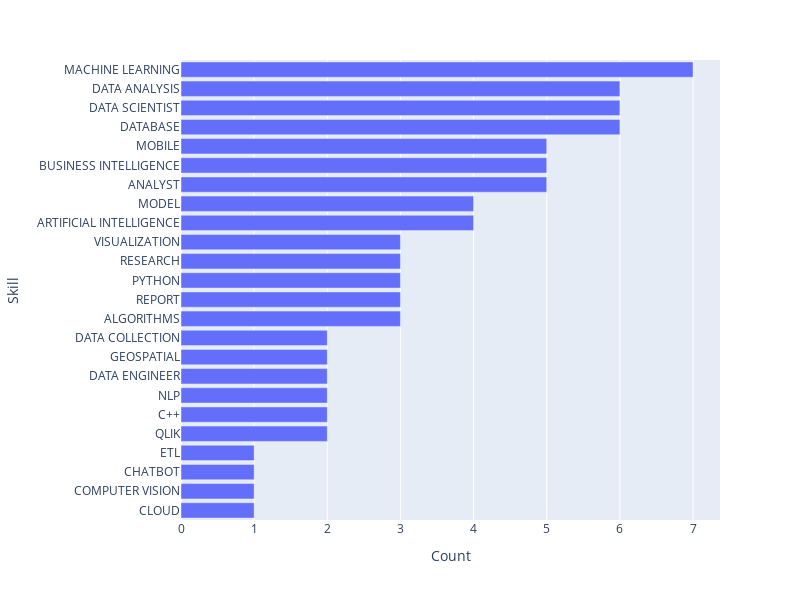

The cell this chart's notebook holds for it:
### Code cell
skilldfDS.sort_values(by='Count', ascending=True, inplace=True)
fig = px.bar(skilldfDS, x="Count", y="Skill", orientation='h',width=800, height=600)
fig.show()

### Figure 1 — Plotly figure (JSON) as saved in the notebook; plotly's stock layout.template omitted (floating-point values rounded to 4 significant figures)
{"data": [{"alignmentgroup": "True", "hovertemplate": "Count=%{x}<br>Skill=%{y}<extra></extra>", "legendgroup": "", "marker": {"color": "#636efa"}, "name": "", "offsetgroup": "", "orientation": "h", "showlegend": false, "textposition": "auto", "type": "bar", "x": [1, 1, 1, 1, 2, 2, 2, 2, 2, 2, 3, 3, 3, 3, 3, 4, 4, 5, 5, 5, 6, 6, 6, 7], "xaxis": "x", "y": ["CLOUD", "COMPUTER VISION", "CHATBOT", "ETL", "QLIK", "C++", "NLP", "DATA ENGINEER", "GEOSPATIAL", "DATA COLLECTION", "ALGORITHMS", "REPORT", "PYTHON", "RESEARCH", "VISUALIZATION", "ARTIFICIAL INTELLIGENCE", "MODEL", "ANALYST", "BUSINESS INTELLIGENCE", "MOBILE", "DATABASE", "DATA SCIENTIST", "DATA ANALYSIS", "MACHINE LEARNING"], "yaxis": "y"}], "layout": {"barmode": "relative", "height": 600, "legend": {"tracegroupgap": 0}, "margin": {"t": 60}, "width": 800, "xaxis": {"anchor": "y", "domain": [0.0, 1.0], "title": {"text": "Count"}}, "yaxis": {"anchor": "x", "domain": [0.0, 1.0], "title": {"text": "Skill"}}}}
